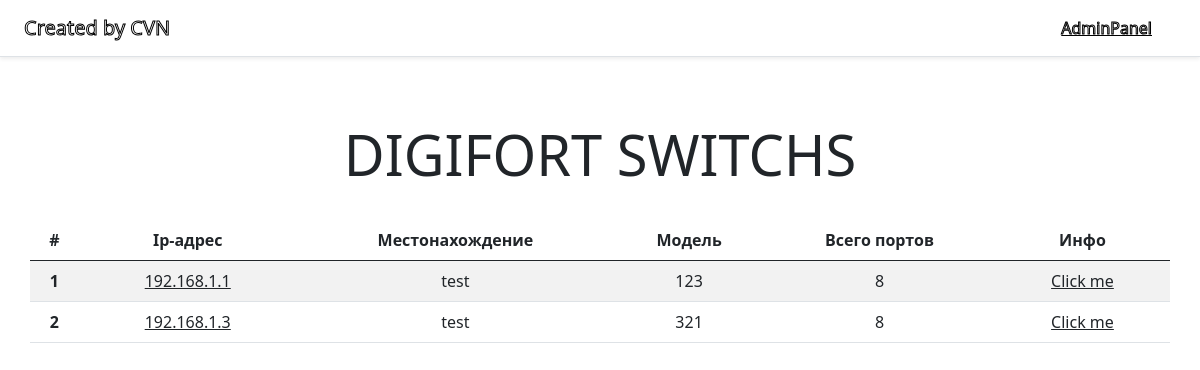
The app's page / (signed in) with its own data.
### switchs/models.py (models this page shows, shortened)
class Switch(models.Model):
    ip_address = models.GenericIPAddressField(null=True)
    location = models.CharField(max_length=200, null=True, blank=True)
    number_of_ports = models.PositiveSmallIntegerField(blank=True, null=True)
    device_model = models.CharField(max_length=50, null=True, blank=True)
    image = models.ImageField(upload_to='images/', null=True, blank=True)
    note = models.CharField(max_length=1000, null=True, blank=True)

### switchs/views.py (the view)
# urls.py: path('', views.index, name='index'),
@login_required(login_url='/admin')
def index(request):
    switchs = Switch.objects.order_by('ip_address')
    context = {'switchs': switchs}
    return render(request, 'switchs/index.html', context)

### switchs/templates/switchs/index.html (shortened to what this page needs)
<!DOCTYPE html>
<html lang="ru">
<head>
    {% load static %}
    <link rel="stylesheet" type="text/css" href="{% static 'switchs/css/bootstrap.min.css' %}">
</head>
<body>
    <header class="d-flex flex-column flex-md-row align-items-center p-3 px-md-4 mb-3 bg-white border-bottom shadow-sm"
            style="background-image: url({% static 'switchs/images/background.gif' %});
                   background-size: cover;
                   background-position: center top;
                   background-repeat: no-repeat;">
        <p class="h5 my-0 me-md-auto fw-normal"
           style="color: black;
                      -webkit-text-stroke: 1px black;
                      -webkit-text-fill-color: white;">Created by CVN</p>
        <nav class="my-2 my-md-0 me-md-3">
            <a class="p-2 text-dark" href="/admin"
               style="color: black;
                      -webkit-text-stroke: 1px black;
                      -webkit-text-fill-color: white;">AdminPanel</a>
        </nav>
    </header>
    <main class="container">
        <div class="pricing-header px-3 py-3 pt-md-5 pb-md-4 mx-auto text-center">
            <h1 class="display-4">DIGIFORT SWITCHS</h1>
        </div>
        <div class="row row-cols-1 row-cols-md-3 mb-3 text-center">
            <table class="table table-striped">
                <thead>
                    <tr>
                        <th scope="col">#</th>
                        <th scope="col">Ip-адрес</th>
                        <th scope="col">Местонахождение</th>
                        <th scope="col">Модель</th>
                        <th scope="col">Всего портов</th>
                        <th scope="col">Инфо</th>
                    </tr>
                </thead>
                <tbody>
                {% for switch in switchs %}
                    <tr>
                        <th scope="row">{{ forloop.counter }}</th>
                        <td>
                            <a class="p-2 text-dark" href="http://{{ switch.ip_address }}" target="_blank">{{ switch.ip_address }}</a>
                        </td>
                        <td>{{ switch.location }}</td>
                        <td>{{ switch.device_model }}</td>
                        <td>{{ switch.number_of_ports }}</td>
                        <td>
                            <a class="p-2 text-dark" href="{% url 'switchs:detail' switch.id %}">Click me</a>
                        </td>
                    </tr>
                {% endfor %}
                </tbody>
            </table>
        </div>
    </main>
</body>
</html>

### records on screen
Switch: ip_address "192.168.1.1", location "test", device_model "123", number_of_ports "8"
Switch: ip_address "192.168.1.3", location "test", device_model "321", number_of_ports "8"
